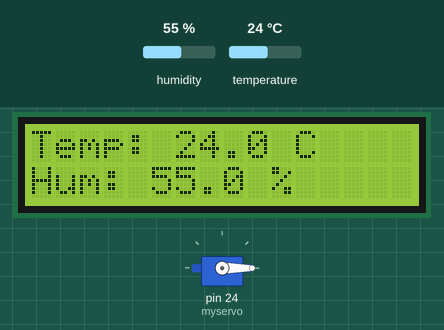
Recording of a sketch running on a simulated Arduino Mega 2560, built with avr-gcc and run on an emulated ATmega2560. On the bench: 16×2 character LCD, servo. The test bench sets the inputs (shaded band); at power-on: humidity 55 %, temperature 24 °C.

Above: at 1.2 s.
1.3 s: humidity set to 22 %
At 5.9 s:
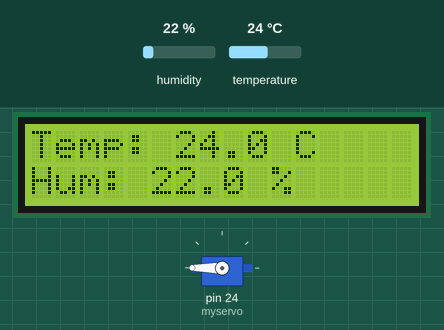
7.6 s: temperature set to 12 °C
At 10.2 s:
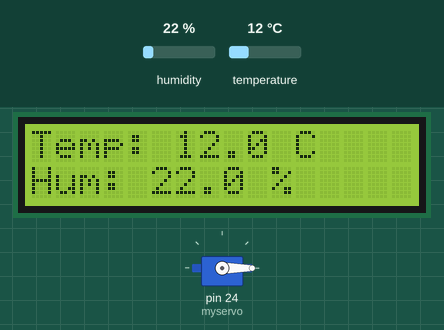
11.5 s: humidity set to 40 %
At 13.6 s:
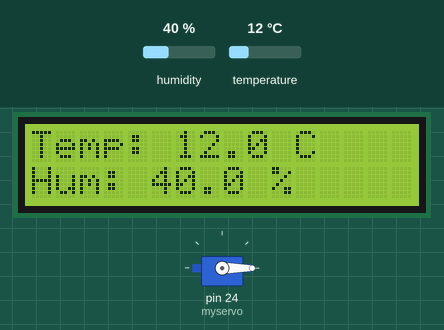
15.7 s: temperature set to 19 °C
At 19.1 s:
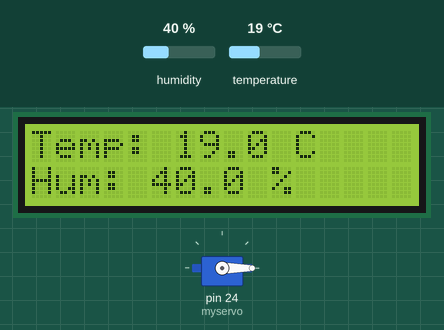
Timing chart, 0 to 22.7 s (numbered marks = the images above; inputs shaded):
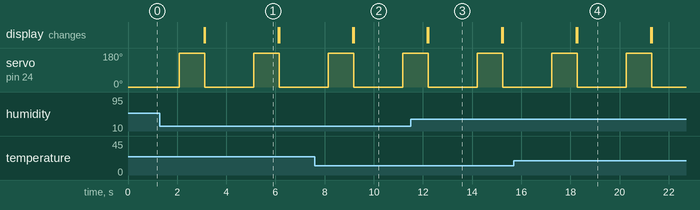

The sketch:

Funcional.ino
```cpp
//Llamado a librerias nececesarias
#include "DHT.h"
#include <LiquidCrystal.h>
#include <Servo.h>

//Definición de parametros
#define DHTPIN A1
#define DHTYPE DHT11
#define ledPin 22

//Elementos a utilizar y sus puertos
Servo myservo;
DHT dht(DHTPIN, DHTYPE);
LiquidCrystal lcd(1, 2, 4, 5, 6, 7 );

//Temperatura y humedad relativa para el invernadero
float Temp = 30;
float hum = 90;

void setup() {
  // put your setup code here, to run once:
  //Inicializacion de componentes
  lcd.begin(16,2);
  dht.begin();
  pinMode(ledPin,0);
  myservo.attach(24);
}

void loop() {
  // put your main code here, to run repeatedly:

 //Parametros a leer desde el sensor
 float t = dht.readTemperature();
 float h = dht.readHumidity();

 //Estados iniciales del led y serv
  myservo.write(180);
  digitalWrite(ledPin, 0);

//Imprimir informacion por pantalla
  lcd.setCursor(0,0);
  lcd.print("Temp: ");
  lcd.print(t,1);
  lcd.print(" C");
  lcd.setCursor(0,1);
  lcd.print("Hum: ");
  lcd.print(h,1);
  lcd.print(" %");

//Definicion de posibles casos entre temperatura y humedad para dar determinismo
if(t > Temp && h < hum) {
  digitalWrite(ledPin, 1);
  myservo.write(0);
  delay (2000);
  myservo.write(180);
} else
  if (t > Temp && h > hum ){
    digitalWrite(ledPin, 1);
    myservo.write(180);
    //delay (2000);
    //myservo.write(0);
    }
   else
    if (t < Temp && h < hum) {
      digitalWrite(ledPin, 0);
      myservo.write(0);
      delay (2000);
      myservo.write(180);
    }
   else
    if (t < Temp && h > hum){
      digitalWrite(ledPin, 0);
      myservo.write(180);
      //delay (2000);
      //myservo.write(0);
    }

  delay(1000);
  lcd.clear();
}
```

Measured:
- after the input at 1.3 s, the display: first differs from a run without the input after 1.8 s (image 1)
- after the input at 7.6 s, the display: first differs from a run without the input after 1.6 s (image 2)
- after the input at 11.5 s, the display: first differs from a run without the input after 0.71 s (image 3)
- after the input at 15.7 s, the display: first differs from a run without the input after 2.6 s (image 4)
- by itself, servo on pin 24 (myservo): alternates 180° for 1.0 s and 0° for 2.0 s
- what the display in image 1 shows lasts 3.0 s, from 3.1 s to 6.1 s
